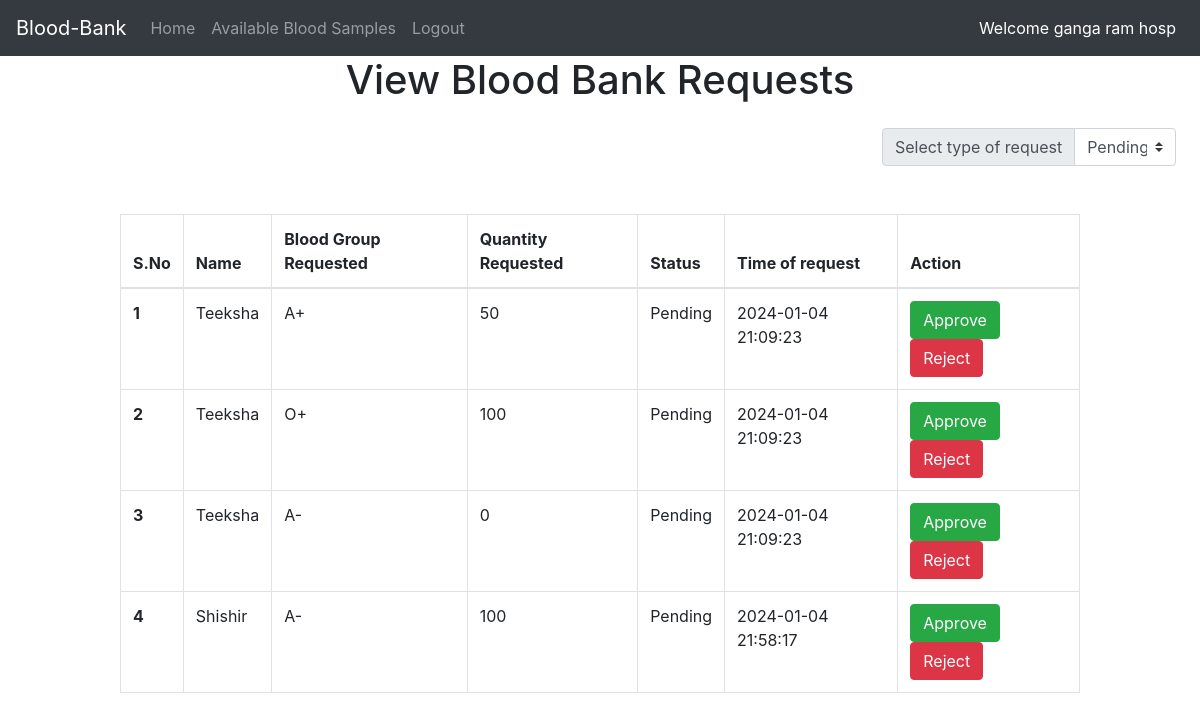
/viewRequests.php (signed in), run on the app's committed database.
### tables this page shows
CREATE TABLE `requests` (
  `req_id` varchar(255) NOT NULL,
  `hospital_id` varchar(255) NOT NULL,
  `user_id` varchar(255) NOT NULL,
  `blood_group_req` text NOT NULL,
  `quantity` int(10) NOT NULL,
  `time_req` timestamp NOT NULL DEFAULT current_timestamp(),
  `status_req` int(1) NOT NULL
);

CREATE TABLE `users` (
  `user_id` varchar(20) NOT NULL,
  `name` text NOT NULL,
  `blood_group` varchar(15) NOT NULL,
  `username` varchar(30) NOT NULL,
  `password` varchar(255) NOT NULL,
  `address` varchar(50) NOT NULL,
  `phone_no` varchar(15) NOT NULL,
  `timestamp` datetime NOT NULL DEFAULT current_timestamp()
);

### partials/utils.php (called while the page is built, shortened)
<?php
$blood_groups=array(
    "Opos"=>"O+",
    "Oneg"=>"O-",
    "Apos"=>"A+",
    "Aneg"=>"A-",
    "Bpos"=>"B+",
    "Bneg"=>"B-",
    "ABpos"=>"AB+",
    "ABneg"=>"AB-"
);
?>

### viewRequests.php (the view, shortened to what this page needs)
<?php
include('partials/config.php');
include('partials/utils.php');
$hospital_id=$_SESSION['hospital_id'];
if($_SERVER["REQUEST_METHOD"]=="GET"){
    if(isset($_GET['type_of_request'])){
        $type_of_request=$_GET['type_of_request'];
    }
    else{
        $type_of_request=0;
    }
}
$sql="SELECT users.name , users.phone_no , requests.quantity, requests.blood_group_req, requests.status_req, requests.time_req,requests.req_id FROM requests,users WHERE requests.user_id=users.user_id AND hospital_id='$hospital_id' AND status_req='$type_of_request'";
$result=mysqli_query($conn,$sql);
$num_rows=mysqli_num_rows($result);
?>
<!DOCTYPE html>
<html lang="en">
<head>
    <link rel="stylesheet" href="css/bootstrap.css">
	<link rel="stylesheet" href="css/fontawesome-all.css">
</head>
<body>
<?php include('partials/navbar.php');?>
<h1 class="text-center">View Blood Bank Requests</h1>
<form action="viewRequests.php" method="get" name="request_filter" class="d-flex justify-content-end mr-4">
    <div class="input-group w-25 mb-5 mt-3 ">
<div class="input-group-prepend">
    <label class="input-group-text" for="type_of_request">Select type of request</label>
  </div>
    <select name="type_of_request" class="custom-select" id="type_of_request" onchange="submitForm()">
        <option value="0" <?php echo ($type_of_request==0)?'selected':''?> >Pending</option>
    </select>
    </div>
</form>
<?php
if($num_rows==0){
    echo '<h4 class="text-center mt-2">No requests pending for your blood bank</h4>';
}
else{
   echo '<div class="d-flex align-items-center justify-content-center">
<table class="table table-bordered table-hover" style="width:80%;">
  <thead>
    <tr>
      <th scope="col">S.No</th>
      <th scope="col" >Name</th>
      <th scope="col" >Blood Group Requested</th>
      <th scope="col">Quantity Requested</th>
      <th scope="col">Status</th>
      <th scope="col">Time of request</th>';
if($type_of_request==0){
    echo' <th scope="col">Action</th>';
}
   echo ' </tr>
  </thead>
  <tbody>
  ';
  $idx=1;
  while($row=mysqli_fetch_assoc($result)){
    $timestamp=$row['time_req'];
   echo ' <tr>
      <th scope="row">'.$idx.'</th>
      <td>'.$row['name'].'</td>
      <td>'.($blood_groups[($row['blood_group_req'])]).'</td>
      <td>'.$row['quantity'].'</td>
      <td>'.($row['status_req']==0?'Pending':($row['status_req']==1?'Approved':'Rejected')).'</td>
      <td>'.$timestamp.'</td>';
      if($type_of_request==0){
        echo'<td><form action="approveRequest.php" method="POST">
        <input type="hidden" name="req_id" value='.$row['req_id'].'>
        <input type="hidden" name="quantity" value='.$row['quantity'].'>
        <input type="hidden" name="blood_group_req" value='.$row['blood_group_req'].'>
         <button type="submit" class="btn btn-success">Approve</button>
        <button formaction="rejectRequest.php" class="btn btn-danger">Reject</button></td>
      </tr> ';
    }
    $idx++;
  }
 echo ' </tbody>
</table>
</div>';
}
?>
</body>
</html>

### partials/navbar.php (shortened to what this page needs)
<?php
if(isset($_SESSION['loggedin']) && $_SESSION['loggedin']==true){
  $loggedin= true;
}
else{
  $loggedin = false;
}
echo '<nav class="navbar sticky-top navbar-expand-lg navbar-dark bg-dark">
  <a class="navbar-brand" href="/blood-bank/index.php">Blood-Bank</a>
  <button class="navbar-toggler" type="button" data-toggle="collapse" data-target="#navbarSupportedContent" aria-controls="navbarSupportedContent" aria-expanded="false" aria-label="Toggle navigation">
  <span class="navbar-toggler-icon"></span>
  </button>
  <div class="collapse navbar-collapse" id="navbarSupportedContent">
    <ul class="navbar-nav mr-auto">
      <li class="nav-item ">
        <a class="nav-link" href="/blood-bank/index.php">Home </a>
      </li>
      <li class="nav-item ">
        <a class="nav-link" href="/blood-bank/availableBloodSamples.php">Available Blood Samples </a>
      </li>
      ';
      if($loggedin){
      echo '<li class="nav-item">
        <a class="nav-link" href="/blood-bank/logout.php">Logout</a>
      </li>
      ';
    echo'</ul><span class="mr-sm-2 text-white"> Welcome '.$_SESSION['name'].'</span>';
      }
 echo' </div>
</nav>';
?>

### data on the page
requests: user.name "Teeksha", blood_group_req "A+", quantity "50", status_req "Pending", time_req "2024-01-04 21:09:23"
requests: user.name "Teeksha", blood_group_req "O+", quantity "100", status_req "Pending", time_req "2024-01-04 21:09:23"
requests: user.name "Teeksha", blood_group_req "A-", quantity "0", status_req "Pending", time_req "2024-01-04 21:09:23"
requests: user.name "Shishir", blood_group_req "A-", quantity "100", status_req "Pending", time_req "2024-01-04 21:58:17"

### other printed values
$_SESSION['name'] "ganga ram hosp"
